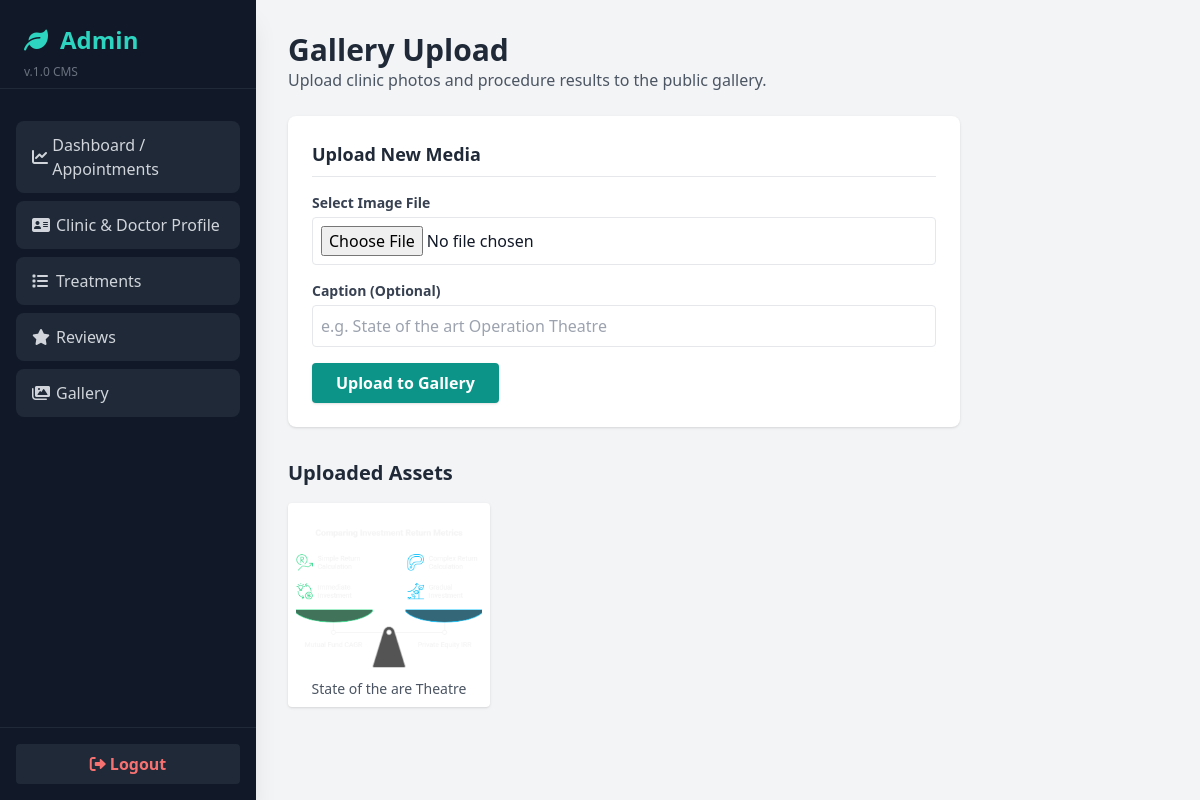
The page /admin/gallery (signed in) on the database its author committed.
### tables this page shows
CREATE TABLE gallery (
    id INTEGER PRIMARY KEY AUTOINCREMENT,
    image_path TEXT NOT NULL,
    caption TEXT,
    created_at TIMESTAMP DEFAULT CURRENT_TIMESTAMP
);

### app.py (the view, shortened to what this page needs)
@app.route('/admin/gallery', methods=['GET', 'POST'])
def admin_gallery():
    if not login_required(): return redirect(url_for('admin_login'))
    conn = get_db_connection()
    images = conn.execute('SELECT * FROM gallery ORDER BY id DESC').fetchall()
    conn.close()
    return render_template('admin/gallery.html', images=images)

### app.py (called while the page is built)
def get_db_connection():
    conn = sqlite3.connect(os.path.join(basedir, 'database.db'))
    conn.row_factory = sqlite3.Row
    return conn

def get_settings():
    conn = get_db_connection()
    settings = conn.execute('SELECT * FROM settings').fetchall()
    conn.close()
    return {s['key_name']: s['value_text'] for s in settings}

@app.context_processor
def inject_settings():
    return dict(settings=get_settings())

def login_required():
    if 'admin_logged_in' not in session:
        return False
    return True

### templates/admin/gallery.html
{% extends 'admin/base.html' %}
{% block content %}
    <div class="mb-6">
        <h2 class="text-3xl font-bold text-gray-800">Gallery Upload</h2>
        <p class="text-gray-600">Upload clinic photos and procedure results to the public gallery.</p>
    </div>
    <div class="bg-white rounded-lg shadow p-6 mb-8 max-w-2xl">
        <h3 class="text-lg font-bold text-gray-800 border-b pb-2 mb-4">Upload New Media</h3>
        <form method="POST" enctype="multipart/form-data" class="space-y-4">
            <div>
                <label class="block text-sm font-bold text-gray-700 mb-1">Select Image File</label>
                <input type="file" name="image" required class="w-full border p-2 rounded" accept="image/*">
            </div>
            <div>
                <label class="block text-sm font-bold text-gray-700 mb-1">Caption (Optional)</label>
                <input type="text" name="caption" class="w-full border p-2 rounded" placeholder="e.g. State of the art Operation Theatre">
            </div>
            <button type="submit" class="bg-teal-600 hover:bg-teal-700 text-white font-bold py-2 px-6 rounded shadow">Upload to Gallery</button>
        </form>
    </div>
    <h3 class="text-xl font-bold text-gray-800 mb-4">Uploaded Assets</h3>
    <div class="grid grid-cols-1 md:grid-cols-4 gap-6">
        {% for img in images %}
        <div class="bg-white p-2 rounded shadow">
            <img src="{{ url_for('static', filename=img.image_path) }}" class="w-full h-40 object-cover rounded mb-2">
            <p class="text-sm text-gray-600 text-center truncate" title="{{ img.caption }}">{{ img.caption or 'No caption' }}</p>
        </div>
        {% else %}
        <p class="text-gray-500 italic">No media uploaded yet.</p>
        {% endfor %}
    </div>
{% endblock %}

### rows shown on the page
gallery: image_path (picture), caption "State of the are Theatre"
